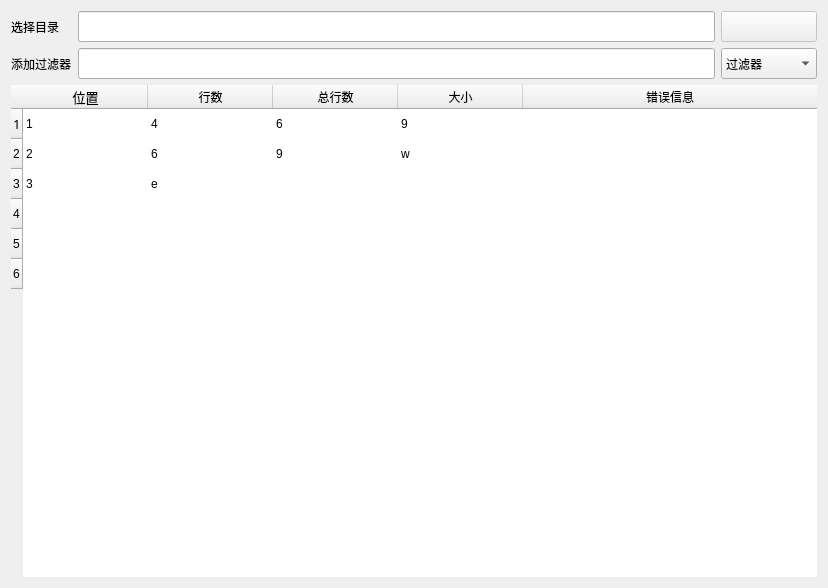
<?xml version="1.0" encoding="UTF-8"?>
<ui version="4.0">
 <class>CalcWidget</class>
 <widget class="QWidget" name="CalcWidget">
  <property name="geometry">
   <rect>
    <x>0</x>
    <y>0</y>
    <width>828</width>
    <height>588</height>
   </rect>
  </property>
  <property name="minimumSize">
   <size>
    <width>0</width>
    <height>31</height>
   </size>
  </property>
  <property name="windowTitle">
   <string>Form</string>
  </property>
  <property name="toolTip">
   <string/>
  </property>
  <property name="statusTip">
   <string notr="true"/>
  </property>
  <property name="whatsThis">
   <string notr="true"/>
  </property>
  <property name="accessibleName">
   <string notr="true"/>
  </property>
  <property name="accessibleDescription">
   <string notr="true"/>
  </property>
  <layout class="QGridLayout" name="gridLayout">
   <item row="1" column="2">
    <widget class="QComboBox" name="filter_btn">
     <property name="minimumSize">
      <size>
       <width>0</width>
       <height>31</height>
      </size>
     </property>
     <property name="toolTip">
      <string notr="true"/>
     </property>
     <property name="statusTip">
      <string notr="true"/>
     </property>
     <property name="whatsThis">
      <string notr="true"/>
     </property>
     <property name="accessibleName">
      <string notr="true"/>
     </property>
     <property name="accessibleDescription">
      <string notr="true"/>
     </property>
     <property name="layoutDirection">
      <enum>Qt::LeftToRight</enum>
     </property>
     <property name="autoFillBackground">
      <bool>true</bool>
     </property>
     <property name="currentText">
      <string notr="true">过滤器</string>
     </property>
     <property name="currentIndex">
      <number>0</number>
     </property>
     <property name="insertPolicy">
      <enum>QComboBox::InsertAtBottom</enum>
     </property>
     <property name="sizeAdjustPolicy">
      <enum>QComboBox::AdjustToContentsOnFirstShow</enum>
     </property>
     <property name="duplicatesEnabled">
      <bool>true</bool>
     </property>
     <property name="frame">
      <bool>true</bool>
     </property>
     <item>
      <property name="text">
       <string>过滤器</string>
      </property>
     </item>
     <item>
      <property name="text">
       <string>c (*.c, *.h)</string>
      </property>
     </item>
     <item>
      <property name="text">
       <string>java (*.java)</string>
      </property>
     </item>
     <item>
      <property name="text">
       <string notr="true">py (*.py)</string>
      </property>
     </item>
    </widget>
   </item>
   <item row="1" column="1">
    <widget class="QLineEdit" name="filter_edit">
     <property name="minimumSize">
      <size>
       <width>0</width>
       <height>31</height>
      </size>
     </property>
     <property name="toolTip">
      <string notr="true"/>
     </property>
     <property name="statusTip">
      <string notr="true"/>
     </property>
     <property name="whatsThis">
      <string notr="true"/>
     </property>
     <property name="accessibleName">
      <string notr="true"/>
     </property>
     <property name="accessibleDescription">
      <string notr="true"/>
     </property>
    </widget>
   </item>
   <item row="0" column="0">
    <widget class="QLabel" name="dir_label">
     <property name="minimumSize">
      <size>
       <width>0</width>
       <height>31</height>
      </size>
     </property>
     <property name="text">
      <string>选择目录</string>
     </property>
    </widget>
   </item>
   <item row="1" column="0">
    <widget class="QLabel" name="filter_label">
     <property name="toolTip">
      <string notr="true"/>
     </property>
     <property name="statusTip">
      <string notr="true"/>
     </property>
     <property name="whatsThis">
      <string notr="true"/>
     </property>
     <property name="accessibleName">
      <string notr="true"/>
     </property>
     <property name="accessibleDescription">
      <string notr="true"/>
     </property>
     <property name="text">
      <string>添加过滤器</string>
     </property>
    </widget>
   </item>
   <item row="0" column="2">
    <widget class="QPushButton" name="start_btn">
     <property name="enabled">
      <bool>false</bool>
     </property>
     <property name="sizePolicy">
      <sizepolicy hsizetype="Preferred" vsizetype="Fixed">
       <horstretch>0</horstretch>
       <verstretch>0</verstretch>
      </sizepolicy>
     </property>
     <property name="minimumSize">
      <size>
       <width>0</width>
       <height>31</height>
      </size>
     </property>
     <property name="text">
      <string/>
     </property>
    </widget>
   </item>
   <item row="0" column="1">
    <widget class="QLineEdit" name="dir_edit">
     <property name="minimumSize">
      <size>
       <width>0</width>
       <height>31</height>
      </size>
     </property>
     <property name="acceptDrops">
      <bool>true</bool>
     </property>
     <property name="toolTip">
      <string notr="true"/>
     </property>
     <property name="statusTip">
      <string notr="true"/>
     </property>
     <property name="whatsThis">
      <string notr="true"/>
     </property>
     <property name="accessibleName">
      <string notr="true"/>
     </property>
     <property name="accessibleDescription">
      <string notr="true"/>
     </property>
    </widget>
   </item>
   <item row="2" column="0" colspan="3">
    <widget class="QTableWidget" name="result_table">
     <property name="minimumSize">
      <size>
       <width>0</width>
       <height>31</height>
      </size>
     </property>
     <property name="toolTip">
      <string notr="true"/>
     </property>
     <property name="statusTip">
      <string notr="true"/>
     </property>
     <property name="whatsThis">
      <string notr="true"/>
     </property>
     <property name="accessibleName">
      <string notr="true"/>
     </property>
     <property name="accessibleDescription">
      <string notr="true"/>
     </property>
     <property name="frameShape">
      <enum>QFrame::NoFrame</enum>
     </property>
     <property name="sizeAdjustPolicy">
      <enum>QAbstractScrollArea::AdjustToContents</enum>
     </property>
     <property name="editTriggers">
      <set>QAbstractItemView::NoEditTriggers</set>
     </property>
     <property name="selectionBehavior">
      <enum>QAbstractItemView::SelectRows</enum>
     </property>
     <property name="textElideMode">
      <enum>Qt::ElideLeft</enum>
     </property>
     <property name="showGrid">
      <bool>false</bool>
     </property>
     <property name="sortingEnabled">
      <bool>true</bool>
     </property>
     <attribute name="horizontalHeaderVisible">
      <bool>true</bool>
     </attribute>
     <attribute name="horizontalHeaderDefaultSectionSize">
      <number>125</number>
     </attribute>
     <attribute name="horizontalHeaderHighlightSections">
      <bool>false</bool>
     </attribute>
     <attribute name="horizontalHeaderShowSortIndicator" stdset="0">
      <bool>true</bool>
     </attribute>
     <attribute name="horizontalHeaderStretchLastSection">
      <bool>true</bool>
     </attribute>
     <attribute name="verticalHeaderVisible">
      <bool>true</bool>
     </attribute>
     <attribute name="verticalHeaderDefaultSectionSize">
      <number>30</number>
     </attribute>
     <attribute name="verticalHeaderHighlightSections">
      <bool>false</bool>
     </attribute>
     <row>
      <property name="text">
       <string notr="true">1</string>
      </property>
      <property name="toolTip">
       <string notr="true"/>
      </property>
      <property name="whatsThis">
       <string notr="true"/>
      </property>
      <property name="font">
       <font>
        <family>微软雅黑</family>
        <pointsize>10</pointsize>
       </font>
      </property>
     </row>
     <row>
      <property name="text">
       <string>2</string>
      </property>
     </row>
     <row>
      <property name="text">
       <string>3</string>
      </property>
     </row>
     <row>
      <property name="text">
       <string>4</string>
      </property>
     </row>
     <row>
      <property name="text">
       <string>5</string>
      </property>
     </row>
     <row>
      <property name="text">
       <string>6</string>
      </property>
     </row>
     <column>
      <property name="text">
       <string notr="true">位置</string>
      </property>
      <property name="toolTip">
       <string notr="true"/>
      </property>
      <property name="whatsThis">
       <string notr="true"/>
      </property>
      <property name="font">
       <font>
        <family>微软雅黑</family>
        <pointsize>10</pointsize>
       </font>
      </property>
     </column>
     <column>
      <property name="text">
       <string>行数</string>
      </property>
     </column>
     <column>
      <property name="text">
       <string>总行数</string>
      </property>
     </column>
     <column>
      <property name="text">
       <string>大小</string>
      </property>
     </column>
     <column>
      <property name="text">
       <string>错误信息</string>
      </property>
     </column>
     <item row="0" column="0">
      <property name="text">
       <string>1</string>
      </property>
     </item>
     <item row="0" column="1">
      <property name="text">
       <string>4</string>
      </property>
     </item>
     <item row="0" column="2">
      <property name="text">
       <string>6</string>
      </property>
     </item>
     <item row="0" column="3">
      <property name="text">
       <string>9</string>
      </property>
     </item>
     <item row="1" column="0">
      <property name="text">
       <string>2</string>
      </property>
     </item>
     <item row="1" column="1">
      <property name="text">
       <string>6</string>
      </property>
     </item>
     <item row="1" column="2">
      <property name="text">
       <string>9</string>
      </property>
     </item>
     <item row="1" column="3">
      <property name="text">
       <string>w</string>
      </property>
     </item>
     <item row="2" column="0">
      <property name="text">
       <string>3</string>
      </property>
     </item>
     <item row="2" column="1">
      <property name="text">
       <string>e</string>
      </property>
     </item>
    </widget>
   </item>
  </layout>
 </widget>
 <resources/>
 <connections/>
</ui>
